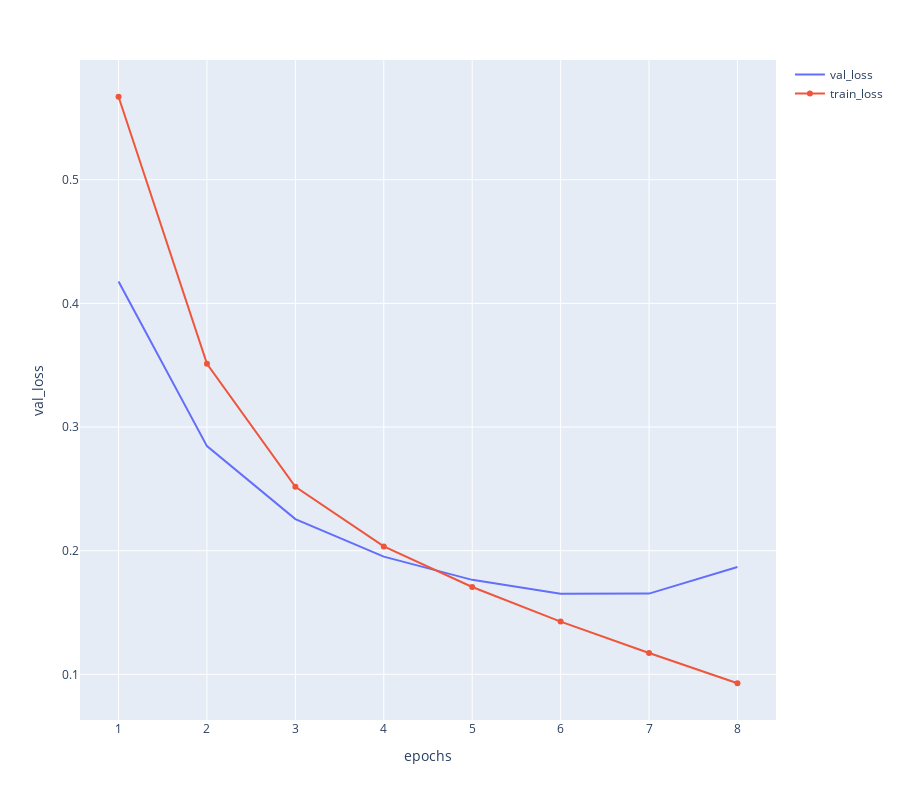
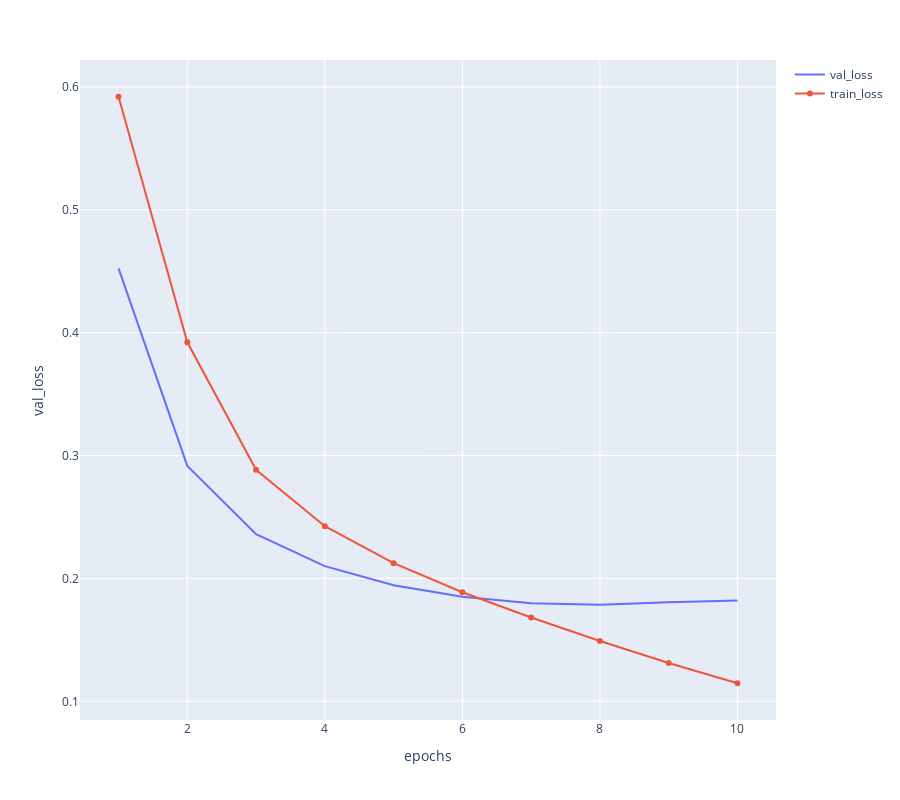
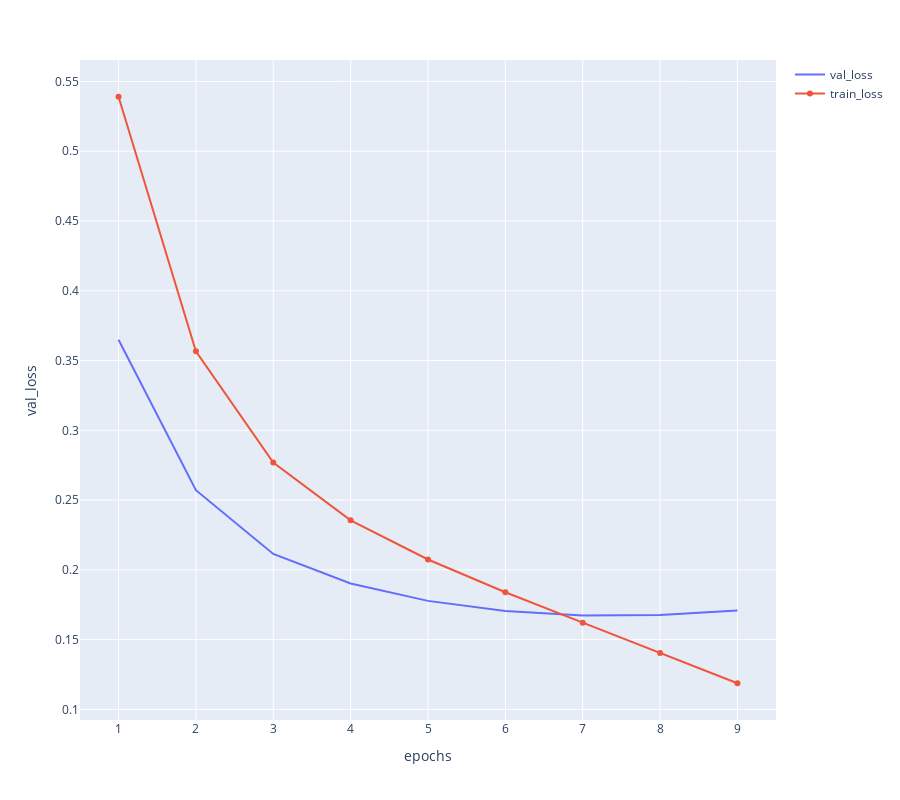
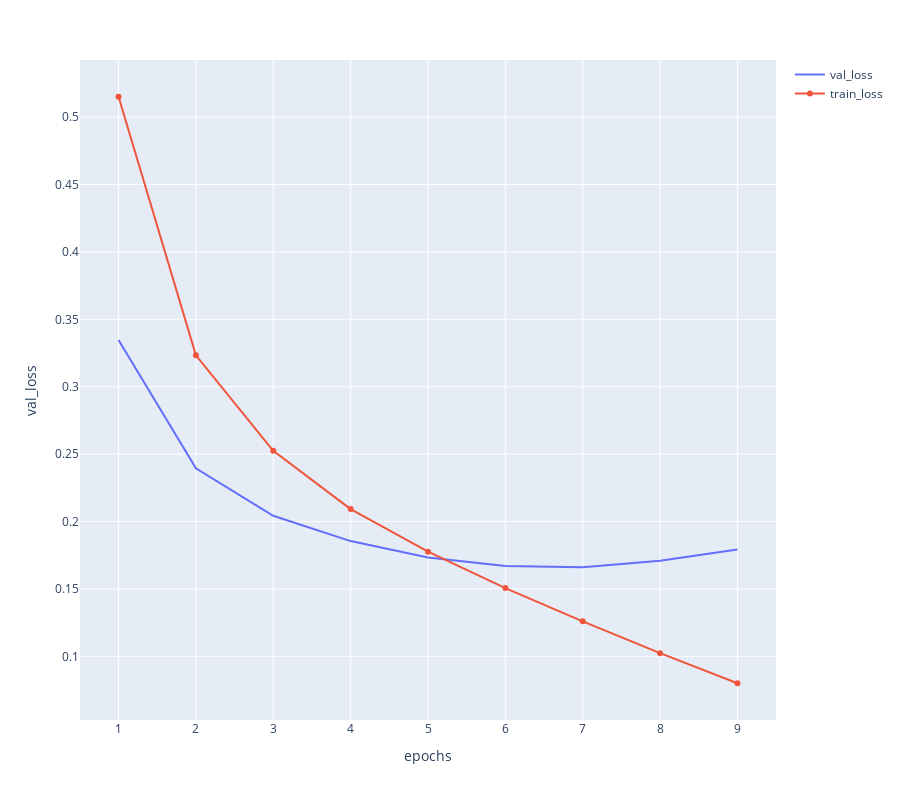

Here is the notebook cell these charts were saved with, in order:
### Code cell
import pickle 
with open('histories.pickle', 'rb') as f:
    histories = pickle.load(f)
for history in histories:
    plothistory(history=history)

### Figure 1 — Plotly figure (JSON) as saved in the notebook; plotly's stock layout.template omitted (floating-point values rounded to 4 significant figures)
{"data": [{"hovertemplate": "epochs=%{x}<br>val_loss=%{y}<extra></extra>", "legendgroup": "", "line": {"color": "#636efa", "dash": "solid"}, "marker": {"symbol": "circle"}, "mode": "lines", "name": "val_loss", "orientation": "v", "showlegend": true, "type": "scatter", "x": [1, 2, 3, 4, 5, 6, 7, 8], "xaxis": "x", "y": [0.4177, 0.2846, 0.2255, 0.1952, 0.1764, 0.1651, 0.1653, 0.1868], "yaxis": "y"}, {"name": "train_loss", "type": "scatter", "x": [1, 2, 3, 4, 5, 6, 7, 8], "y": [0.5672, 0.3511, 0.2517, 0.2035, 0.1706, 0.1426, 0.1172, 0.09277]}], "layout": {"height": 800, "legend": {"tracegroupgap": 0}, "margin": {"t": 60}, "width": 900, "xaxis": {"anchor": "y", "domain": [0, 1], "title": {"text": "epochs"}}, "yaxis": {"anchor": "x", "domain": [0, 1], "title": {"text": "val_loss"}}}}

### Figure 2 — Plotly figure (JSON) as saved in the notebook; plotly's stock layout.template omitted (floating-point values rounded to 4 significant figures)
{"data": [{"hovertemplate": "epochs=%{x}<br>val_loss=%{y}<extra></extra>", "legendgroup": "", "line": {"color": "#636efa", "dash": "solid"}, "marker": {"symbol": "circle"}, "mode": "lines", "name": "val_loss", "orientation": "v", "showlegend": true, "type": "scatter", "x": [1, 2, 3, 4, 5, 6, 7, 8, 9, 10], "xaxis": "x", "y": [0.4523, 0.2916, 0.236, 0.21, 0.1944, 0.1852, 0.1798, 0.1786, 0.1806, 0.1821], "yaxis": "y"}, {"name": "train_loss", "type": "scatter", "x": [1, 2, 3, 4, 5, 6, 7, 8, 9, 10], "y": [0.5919, 0.3921, 0.2884, 0.2425, 0.2124, 0.1888, 0.1682, 0.1491, 0.1312, 0.1147]}], "layout": {"height": 800, "legend": {"tracegroupgap": 0}, "margin": {"t": 60}, "width": 900, "xaxis": {"anchor": "y", "domain": [0, 1], "title": {"text": "epochs"}}, "yaxis": {"anchor": "x", "domain": [0, 1], "title": {"text": "val_loss"}}}}

### Figure 3 — Plotly figure (JSON) as saved in the notebook; plotly's stock layout.template omitted (floating-point values rounded to 4 significant figures)
{"data": [{"hovertemplate": "epochs=%{x}<br>val_loss=%{y}<extra></extra>", "legendgroup": "", "line": {"color": "#636efa", "dash": "solid"}, "marker": {"symbol": "circle"}, "mode": "lines", "name": "val_loss", "orientation": "v", "showlegend": true, "type": "scatter", "x": [1, 2, 3, 4, 5, 6, 7, 8, 9], "xaxis": "x", "y": [0.365, 0.2571, 0.2114, 0.1903, 0.1778, 0.1705, 0.1672, 0.1676, 0.1708], "yaxis": "y"}, {"name": "train_loss", "type": "scatter", "x": [1, 2, 3, 4, 5, 6, 7, 8, 9], "y": [0.539, 0.3566, 0.2769, 0.2355, 0.2074, 0.1839, 0.1622, 0.1404, 0.1187]}], "layout": {"height": 800, "legend": {"tracegroupgap": 0}, "margin": {"t": 60}, "width": 900, "xaxis": {"anchor": "y", "domain": [0, 1], "title": {"text": "epochs"}}, "yaxis": {"anchor": "x", "domain": [0, 1], "title": {"text": "val_loss"}}}}

### Figure 4 — Plotly figure (JSON) as saved in the notebook; plotly's stock layout.template omitted (floating-point values rounded to 4 significant figures)
{"data": [{"hovertemplate": "epochs=%{x}<br>val_loss=%{y}<extra></extra>", "legendgroup": "", "line": {"color": "#636efa", "dash": "solid"}, "marker": {"symbol": "circle"}, "mode": "lines", "name": "val_loss", "orientation": "v", "showlegend": true, "type": "scatter", "x": [1, 2, 3, 4, 5, 6, 7, 8, 9], "xaxis": "x", "y": [0.3346, 0.2395, 0.2043, 0.1855, 0.1734, 0.167, 0.166, 0.1709, 0.1793], "yaxis": "y"}, {"name": "train_loss", "type": "scatter", "x": [1, 2, 3, 4, 5, 6, 7, 8, 9], "y": [0.5151, 0.3233, 0.2524, 0.2092, 0.1776, 0.1506, 0.126, 0.1023, 0.08003]}], "layout": {"height": 800, "legend": {"tracegroupgap": 0}, "margin": {"t": 60}, "width": 900, "xaxis": {"anchor": "y", "domain": [0, 1], "title": {"text": "epochs"}}, "yaxis": {"anchor": "x", "domain": [0, 1], "title": {"text": "val_loss"}}}}
